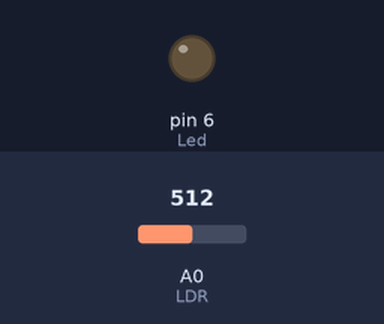
Bench run of a sketch on a simulated Arduino Uno, built with avr-gcc and run on an emulated ATmega328P. On the bench: output pins drawn as LEDs (lit = HIGH). The test bench sets the inputs (shaded band); at power-on: A0 (LDR) = 512.

Above: at 1.2 s.
1.3 s: A0 (LDR) set to 407
2.8 s: A0 (LDR) set to 381
At 7.65 s:
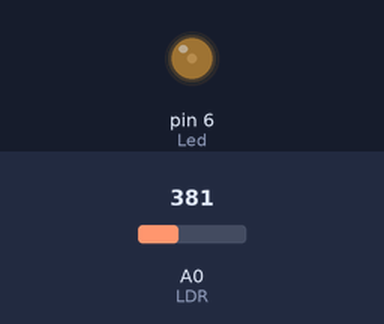
At 12.46 s:
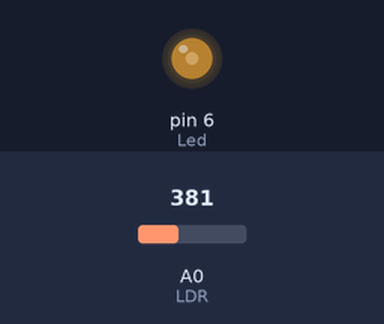
Timing chart, 0 to 17.3 s (numbered marks = the images above; inputs shaded):
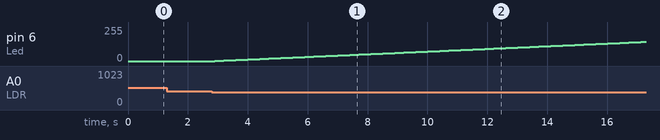

Measured:
- the behaviour switches between 400 and 399 on A0 (LDR) (found by bisection; images 0 and 1)
- after the input at 1.3 s, every drawn part: stays the same
- after the input at 2.8 s, pin 6 (Led): moves from 0/255 to 144/255 over 14.3 s, starting after 0.10 s

The sketch:

ProjetoIluminacaoAutomatizadaPag43.ino
```cpp
/* Projeto Iluminação Automatizada */
const int LDR = 0;
const int Led = 6;
int ValorLido = 0;
int pwm = 0;

void setup() {
  pinMode(Led, OUTPUT);
}

void loop() {
  ValorLido = analogRead(LDR);
  if (ValorLido < 400){
    analogWrite(Led, pwm);
    pwm++;
    delay(100);
  }
  else{
    digitalWrite(Led, LOW);
    pwm = 0;
  }
  if(pwm > 255){
    pwm=255;
  }
}
```
